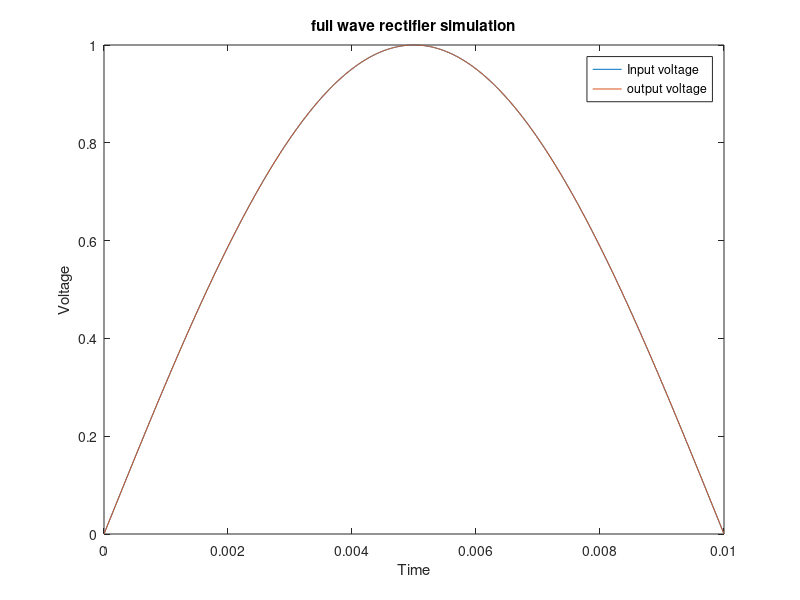

The MATLAB script that drew this image:
t=linspace(0,0.01,1000);
v_in=sin(2*pi*50*t);
v_out=abs(v_in);
plot(t,v_in,t,v_out);
title('full wave rectifier simulation');
xlabel('Time');
ylabel('Voltage');
legend('Input voltage','output voltage');
